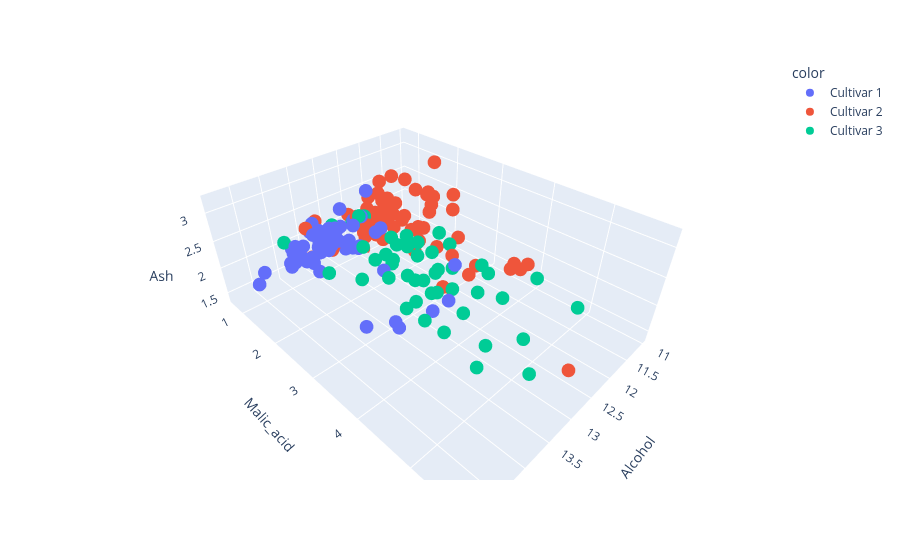

Notebook code for this chart:
### Code cell
# Visualiser les classes suivant les trois premières variables
fig = px.scatter_3d(data_frame=df, x = 'Alcohol', y = 'Malic_acid', z = 'Ash', color = df.Class.values)
fig.show()
